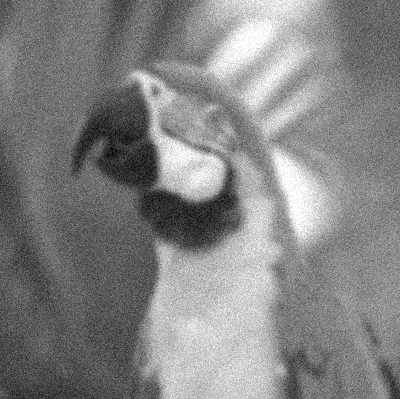
%> input picture Optimisation/TP2/TP2/parrot-gray-blur-noisy.png, 400 x 399 px
$ octave TP2.m   (GNU Octave 9; MATLAB toolbox functions it lacks are replaced by stand-ins)
%> lines starting %> are read from the running program, lines starting %| are printed output that depends on the picture
clear variables;
close all;

%% 1.1 Sous-différentielle et algorithme de sous-gradient

f=@(x)(abs(x));
df=@(x,c)((x==0)*c+(~(x==0))*(sign(x)));

% Valeur de départ
x=-2;

c=0.2;
eps= 10^-4;
delta=1;
lambda=0.5;
xi=[x];
l=[f(x)];
compteur=0;

while delta> eps && compteur<500
    compteur=compteur+1;
    x1=x-lambda*df(x,c);
    xi=[xi,x1];
    delta=norm(df(x1,c));
    x=x1;
    l=[l;f(x)];

end
figure(1)
hold on
plot(-3:0.1:3,abs(-3:0.1:3))
plot(xi,l,'*-')
title('Methode du sous gradient')
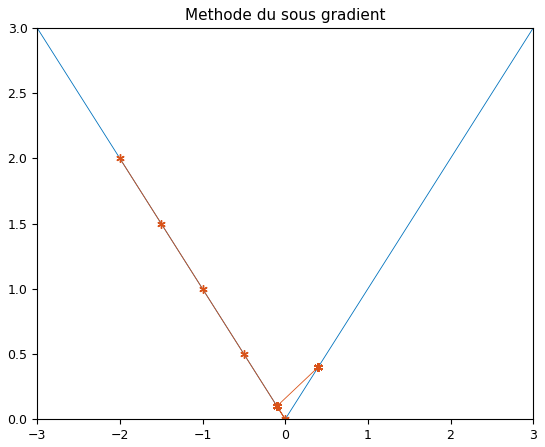
%> figure redrawn from the program's plot data; curve peaks at x = -3, y = 3
disp(x1)


%% 1.2 Enveloppe de Moreau

a=5;
b=3;
gamma =0.1;

t=-3:0.01:3;

f=@(x,a,b)(abs(a*x+b));
M=@(x,a,b,gamma) (  (x>-b/a + a*gamma).*(a*x+b -a^2*gamma/2)...
                   +(x<-b/a - a*gamma).*(-a*x-b - a^2*gamma/2) ...
                   +((x<=-b/a + a*gamma) & (x>=-b/a - a*gamma)).*(1/(2*gamma)*((x+b/a).^2))  );

figure(2)
fonction=f(t,a,b);
Moreau=M(t,a,b,gamma);
hold on
grid on
plot(t,fonction)
plot(t,Moreau)
legend("|ax+b|",'Enveloppe de Moreau')
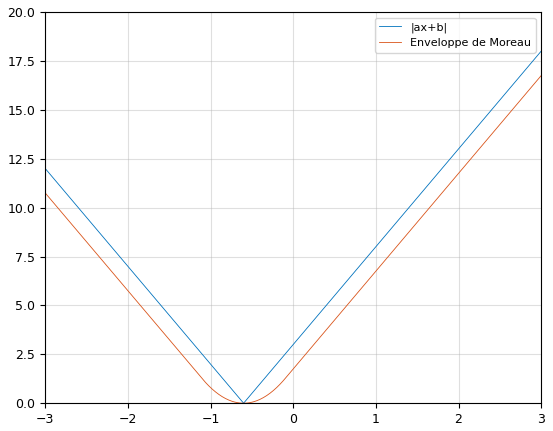
%> figure redrawn from the program's plot data; curve peaks at x = 3, y = 18; curve peaks at x = 3, y = 16.75


%% 1.3 Operateur Proximal

prox1=@(x,z,gamma)((2*gamma*z+x)/(2*gamma+1));
prox2=@(x,lambda,gamma)(((x>lambda*gamma)).*(x-lambda*gamma)+...
    (x<-lambda*gamma).*(x+lambda*gamma) +...
    (x<=lambda*gamma |x>=-lambda*gamma).*(0));

z=1;
lambda=3;
gamma=0.00001;
f=prox1(t,z,gamma);
g=prox2(t,lambda,gamma);


figure(3)
hold on
plot(t,f)
plot(t,(t-z).^2)
legend("(.z)²","prox 1D")
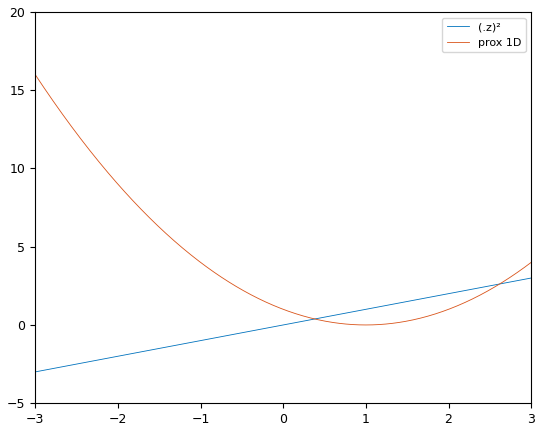
%> figure redrawn from the program's plot data; curve peaks at x = 3, y = 3; curve peaks at x = -3, y = 16
figure(4)
hold on
plot(t,lambda*abs(g))
plot(t,g)
legend("lambda|.|","prox 1D")
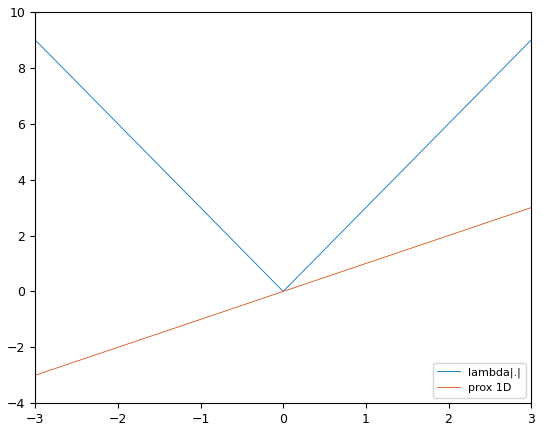
%> figure redrawn from the program's plot data; curve peaks at x = -3, y = 9; curve peaks at x = 3, y = 3


%% 2.1


eps= 10^-4;
delta=1;
% On utilise prox2 déjà codé
lambda=1;
gamma=0.1;
x=2;
xi=[x];
l=[abs(x)];
compteur=0;

while delta> eps && compteur<5000
    compteur=compteur+1;
    x1=prox2(x,lambda,gamma);
    xi=[xi,x1];
    delta=norm(df(x1,c));
    x=x1;
    l=[l;abs(x)];

end
figure(5)
hold on
plot(-3:0.1:3,abs(-3:0.1:3))
plot(xi,l,'*-')
title('Algorithme du point proximal')
%> figure, not shown here; curve peaks at x = -3, y = 3
disp(x1)


%% 2.2

f1=@(x)(norm(x,2)^2);
df2=@(x)(2*x);

eps= 10^-4;
delta=1;
% On utilise prox2 déjà codé
dim=1;
lambda=2;

gamma=0.05;
x=3*rand(1,dim);
xi=[x];

l=[norm(x,1)];


compteur=1;
while delta> eps
    compteur=compteur+1;
    x1=prox2(x-gamma*df2(x),lambda,gamma);
    xi=[xi,x1];
    delta=norm(xi(compteur)-xi(compteur-1));
    x=x1;
    l=[l;norm(x,1)];

end
figure(6)
hold on
if dim==1
    plot(-3:0.1:3,abs(-3:0.1:3))
    plot(xi,l,'*-')
    title('Algorithme du gradient proximal')
%> figure, not shown here; curve peaks at x = -3, y = 3
    disp(x1)
else

    plot(l)
    title('Fonction de coût')
    disp(x1)
end


%% 3.1

q=2;

switch q
    case 1
f3=@(x,H,z)(norm((H*x -z),2)^2);
df3=@(x,H,z)(2*H'*(H*x-z));
fz=@(x,H,b)(H*x+b);


dim=length(t);
b=randn(dim,1);
x=sin(t)';
H=opH(eye(dim),"gaussian",5);
z=fz(x,H,b);

gamma=1;


eps= 10^-4;
delta=15;
lambda=0.4;
xi=[x];
l=[norm(f3(x,H,z),1)];
compteur=1;

while delta> eps && compteur<100000
    compteur=compteur+1;
    x1=prox2(x-lambda*df3(x,H,z),lambda,gamma);
    delta=norm(xi(compteur)-xi(compteur-1),1);
    x=x1;
    xi=[xi,x1];
    l=[l;norm(f3(x,H,z),1)];

end


figure (7)
hold on
%plot(t,sin(t),'r')
plot(l);
%legend("sin(x)","Methode de gradiant proximal")


    case 2
    f4=@(x,z)(norm((x -z),2)^2);
    proxg=@(x,g) (x>g).*(x-g) + (x<-g).*(x+g);
    grad=@(x,z)(2*(x-z));

    X = im2double(imread('parrot-gray-blur-noisy.png'));
%> X: size 399x400 double; min 0, max 1, mean 0.518
    %w=zeros(1,400)+1;
    X=X(1:399,1:399);
%> X: size 399x399 double
    n=length(X);
%> n = 399
    z=X(:);
    ker = 'gaussian';

    lambda = 0.1;

    Gamma=0.01;  %%opL(0.01*eye(n))

%% Gradient proximal
eps= 10^-8;
delta=1;


l=norm(f4(x,z));
%> l = 48594.8
compteur=1;
while delta> eps && compteur<1000
    compteur=compteur+1;
    x1=prox2(x-lambda*grad(x,z),lambda,Gamma);
    delta=norm(x1-x,1);
    x=x1;
    l=[l,norm(f4(x,z))];
end
%> this loop made 128 passes
%> delta on passes 8 to 19: 3427.3, 2741.8, 2193.5, 1754.8, 1403.8, 1123.1, 898.4, 718.8, 575, 460, 368, 294.4
%> (delta, l) on passes 1 to 6: (16342.6, [48594.8 31232.8]), (13074.1, [48594.8 31232.8 20095]), (10459.3, [48594.8 31232.8 20095 12945.9]), (8367.4, [48594.8 31232.8 20095 12945.9 8353.8]), (6693.9, [48594.8 31232.8 20095 12945.9 8353.8 5401.4]), (5355.1, [48594.8 31232.8 20095 12945.9 8353.8 5401.4 3501.2])
%> after the loop, compteur = 129; l = 129 values, max 48594.8 at index 1, min 3.98 at index 129, mean 1064.4
disp(compteur)
%| 129
    figure(7)
    hold on
    subplot(311)
    imshow(reshape(x,size(X)))
    subplot(312)
    imshow(X)
    subplot(313)
    plot(l)
    title('Algorithme du gradient proximal')
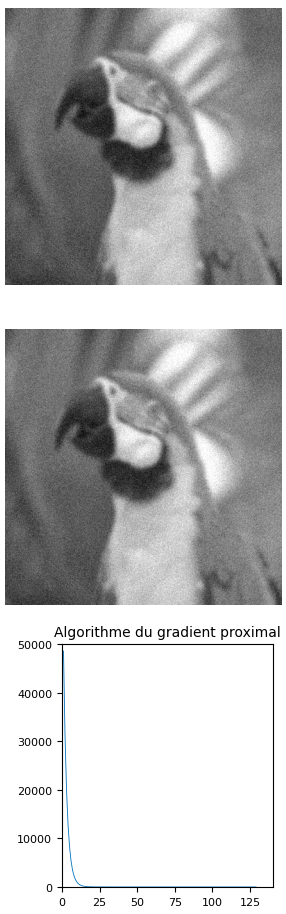
%> figure redrawn from the program's plot data, 3 panels

end


%% 3.2


image = 1;
switch image
    case 1
proxg=@(x,g) (x>g).*(x-g) + (x<-g).*(x+g);
grad=@(x,z)(-opD(-opDt(x)+z));

gamma=0.5;
z=X(:);
dim=length(X);
%> dim = 399
dim1=length(z);
%> dim1 = 159201
b=randn(dim1,1);
x=rand(dim1,1);


eps= 0.001;
delta=15;
lambda=0.2;

compteur=1;

while delta> eps && compteur<15000
    compteur=compteur+1;

%> (the run ends here)
